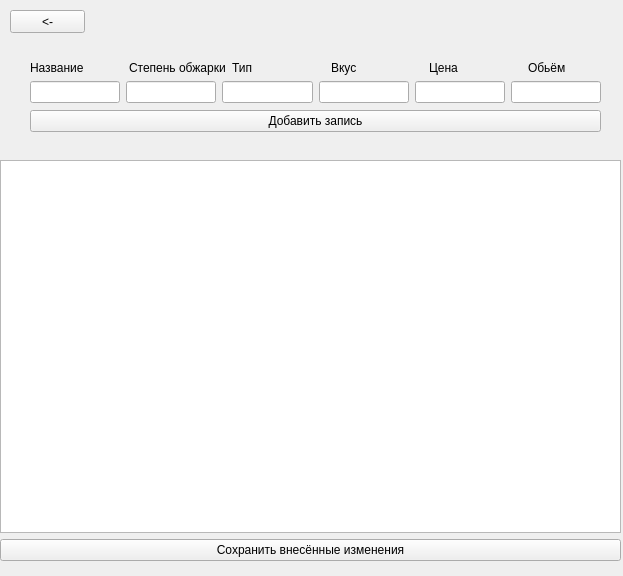
<?xml version="1.0" encoding="UTF-8"?>
<ui version="4.0">
 <class>Form</class>
 <widget class="QWidget" name="Form">
  <property name="geometry">
   <rect>
    <x>0</x>
    <y>0</y>
    <width>623</width>
    <height>576</height>
   </rect>
  </property>
  <property name="windowTitle">
   <string>Form</string>
  </property>
  <widget class="QWidget" name="layoutWidget">
   <property name="geometry">
    <rect>
     <x>30</x>
     <y>80</y>
     <width>571</width>
     <height>53</height>
    </rect>
   </property>
   <layout class="QVBoxLayout" name="verticalLayout">
    <item>
     <layout class="QHBoxLayout" name="horizontalLayout">
      <item>
       <widget class="QLineEdit" name="lineEdit"/>
      </item>
      <item>
       <widget class="QLineEdit" name="lineEdit_2"/>
      </item>
      <item>
       <widget class="QLineEdit" name="lineEdit_3"/>
      </item>
      <item>
       <widget class="QLineEdit" name="lineEdit_4"/>
      </item>
      <item>
       <widget class="QLineEdit" name="lineEdit_5"/>
      </item>
      <item>
       <widget class="QLineEdit" name="lineEdit_6"/>
      </item>
     </layout>
    </item>
    <item>
     <widget class="QPushButton" name="pushButton">
      <property name="text">
       <string>Добавить запись</string>
      </property>
     </widget>
    </item>
   </layout>
  </widget>
  <widget class="QPushButton" name="pushButton_2">
   <property name="geometry">
    <rect>
     <x>10</x>
     <y>10</y>
     <width>75</width>
     <height>23</height>
    </rect>
   </property>
   <property name="text">
    <string>&lt;-</string>
   </property>
  </widget>
  <widget class="QWidget" name="layoutWidget">
   <property name="geometry">
    <rect>
     <x>30</x>
     <y>60</y>
     <width>591</width>
     <height>16</height>
    </rect>
   </property>
   <layout class="QHBoxLayout" name="horizontalLayout_2">
    <item>
     <widget class="QLabel" name="label">
      <property name="text">
       <string>Название</string>
      </property>
     </widget>
    </item>
    <item>
     <widget class="QLabel" name="label_2">
      <property name="text">
       <string>Степень обжарки</string>
      </property>
     </widget>
    </item>
    <item>
     <widget class="QLabel" name="label_3">
      <property name="text">
       <string>Тип</string>
      </property>
     </widget>
    </item>
    <item>
     <widget class="QLabel" name="label_4">
      <property name="text">
       <string>Вкус</string>
      </property>
     </widget>
    </item>
    <item>
     <widget class="QLabel" name="label_5">
      <property name="text">
       <string>Цена</string>
      </property>
     </widget>
    </item>
    <item>
     <widget class="QLabel" name="label_6">
      <property name="text">
       <string>Обьём</string>
      </property>
     </widget>
    </item>
   </layout>
  </widget>
  <widget class="QWidget" name="">
   <property name="geometry">
    <rect>
     <x>0</x>
     <y>160</y>
     <width>621</width>
     <height>401</height>
    </rect>
   </property>
   <layout class="QVBoxLayout" name="verticalLayout_2">
    <item>
     <widget class="QTableWidget" name="tableWidget"/>
    </item>
    <item>
     <widget class="QPushButton" name="pushButton_3">
      <property name="text">
       <string>Сохранить внесённые изменения</string>
      </property>
     </widget>
    </item>
   </layout>
  </widget>
 </widget>
 <resources/>
 <connections/>
</ui>
